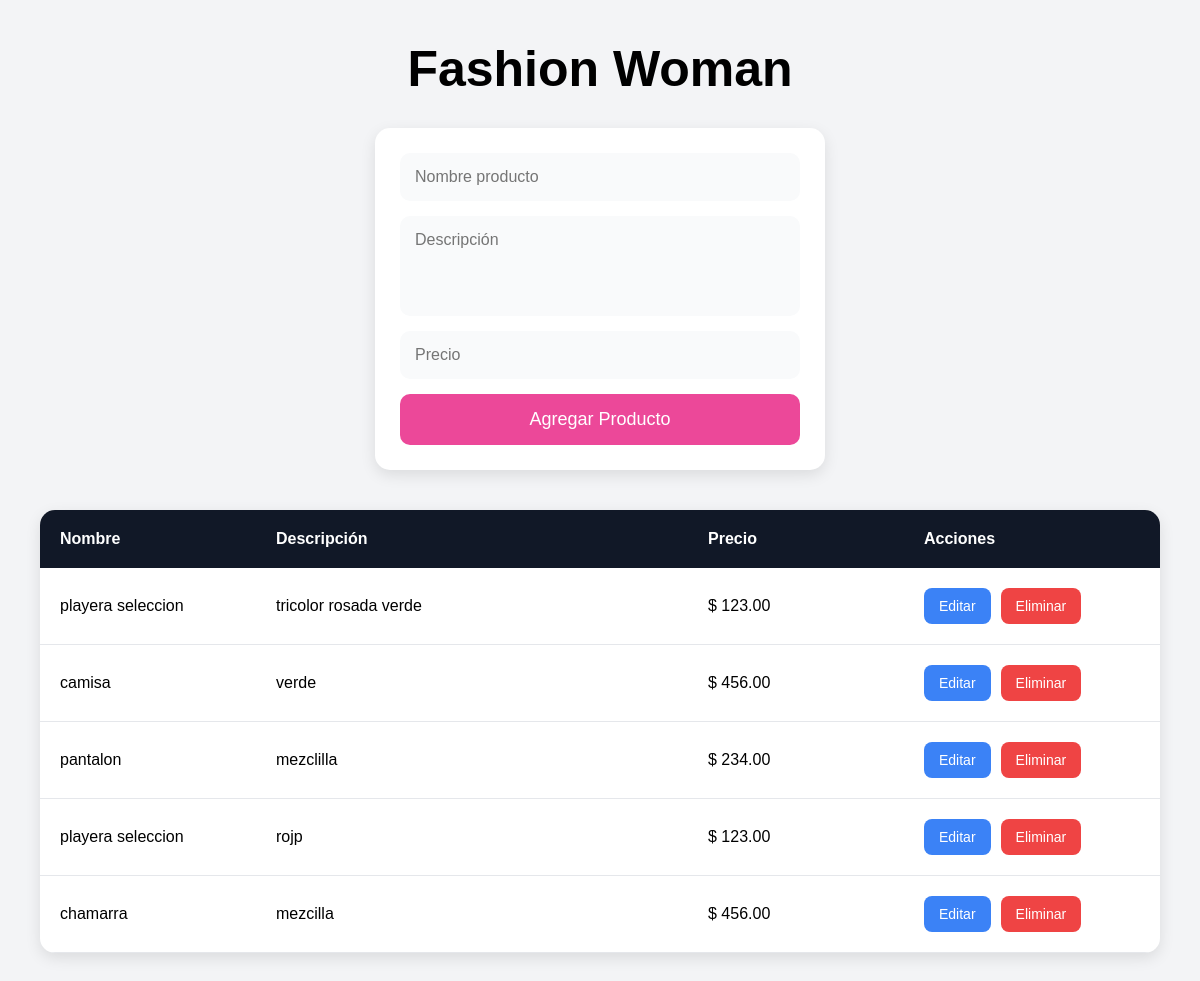
The page / on the database its author committed.
### productos/models.py (models this page shows, shortened)
class Producto(models.Model):
    nombre = models.CharField(max_length=100)
    descripcion = models.TextField()
    precio = models.DecimalField(
        max_digits=10,
        decimal_places=2
    )

### productos/views.py (the view, shortened to what this page needs)
# urls.py: path('', views.inicio),
def inicio(request):
    productos = Producto.objects.all()
    return render(request,
        'index.html',
        {
            'productos': productos
        }
    )

### productos/templates/index.html (shortened to what this page needs)
{% load static %}
<!DOCTYPE html>
<html lang="es">
<head>
    <link rel="stylesheet"
    href="{% static 'estilos.css' %}">
</head>
<body>
<h1>Fashion Woman</h1>
<div class="contenedor-form">
    <form method="POST">
        <input
            type="text"
            name="nombre"
            placeholder="Nombre producto"
            value="{{ editar.nombre|default:'' }}">
        <textarea
            name="descripcion"
            placeholder="Descripción">{{ editar.descripcion|default:'' }}</textarea>
        <input
            type="number"
            step="0.01"
            name="precio"
            placeholder="Precio"
            value="{{ editar.precio|default:'' }}">
        {% if editar %}
            <button type="submit">
                Actualizar Producto
            </button>
        {% else %}
            <button type="submit">
                Agregar Producto
            </button>
        {% endif %}
    </form>
</div>
<div class="tabla-productos">
    <div class="encabezados">
        <div>Nombre</div>
        <div>Descripción</div>
        <div>Precio</div>
        <div>Acciones</div>
    </div>
    {% for producto in productos %}
    <div class="fila">
        <div>
            {{ producto.nombre }}
        </div>
        <div>
            {{ producto.descripcion }}
        </div>
        <div>
            $ {{ producto.precio }}
        </div>
        <div class="acciones">
            <a href="/editar/{{ producto.id }}"
            class="editar">
                Editar
            </a>
            <a href="/eliminar/{{ producto.id }}"
            class="eliminar">
                Eliminar
            </a>
        </div>
    </div>
    {% endfor %}
</div>
</body>
</html>

### productos/static/estilos.css (style rules this page uses)
* { margin:0; padding:0; box-sizing:border-box; font-family:Arial; }
body { background:#f3f4f6; padding:40px; }
h1 { text-align:center; margin-bottom:30px; font-size:50px; }
.contenedor-form { display:flex; justify-content:center; margin-bottom:40px; }
form { width:450px; background:white; padding:25px; border-radius:15px; box-shadow:0 5px 15px rgba(0,0,0,0.1); display:flex; flex-direction:column; gap:15px; }
form input, form textarea { padding:15px; border:none; border-radius:10px; background:#f9fafb; font-size:16px; }
form textarea { height:100px; resize:none; }
form button { padding:15px; border:none; border-radius:10px; background:#ec4899; color:white; font-size:18px; cursor:pointer; }
.tabla-productos { width:100%; background:white; border-radius:15px; overflow:hidden; box-shadow:0 5px 15px rgba(0,0,0,0.1); }
.encabezados { display:grid; grid-template-columns: 1fr 2fr 1fr 1fr; background:#111827; color:white; padding:20px; font-weight:bold; }
.fila { display:grid; grid-template-columns: 1fr 2fr 1fr 1fr; padding:20px; align-items:center; border-bottom: 1px solid #e5e7eb; }
.acciones { display:flex; gap:10px; }
.editar, .eliminar { text-decoration:none; color:white; padding:10px 15px; border-radius:8px; font-size:14px; }
.editar { background:#3b82f6; }
.eliminar { background:#ef4444; }

### rows shown on the page
Producto: nombre "playera seleccion", descripcion "tricolor rosada verde", precio "123.00"
Producto: nombre "camisa", descripcion "verde", precio "456.00"
Producto: nombre "pantalon", descripcion "mezclilla", precio "234.00"
Producto: nombre "playera seleccion", descripcion "rojp", precio "123.00"
Producto: nombre "chamarra", descripcion "mezcilla", precio "456.00"
